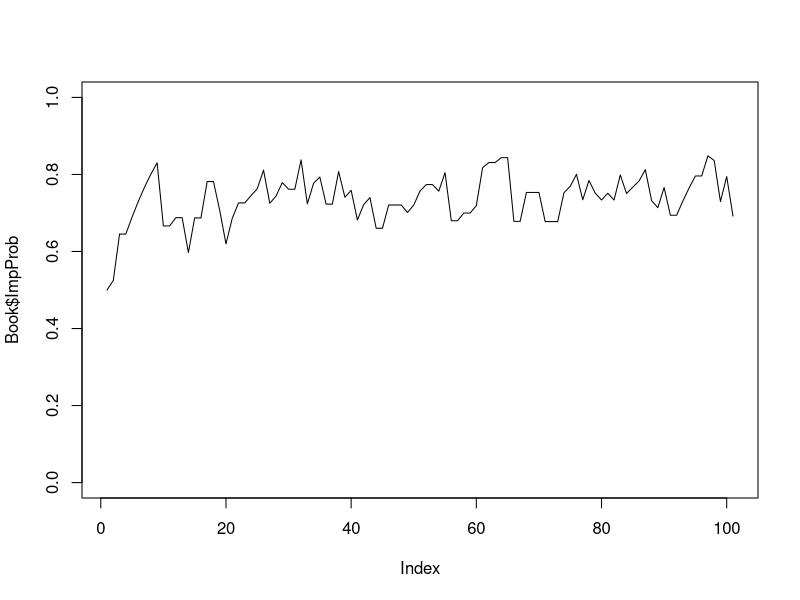

The R source for this figure:
library(dplyr)

#b is base, max market maker can lose on market
#q1 are shares for event=TRUE
#q2 are number of shares for event=FALSE

Cost <- function(b,q1,q2){
  #standard cost func for hanson log market scroing rule 
  return(
    b * log(exp(q1 / b) + exp(q2 / b))
  )
}

TraderPay <- function(b,q1,q2,q){
  #given q, how much of q1 being purchased, returns how much cash the trader must pay
  # for 'buying' q2, reverse q1 and q2
  result = Cost(b,q1+q,q2) - Cost(b,q1,q2)
  return(result)
}

Price1 <- function(b,q1,q2){
  # given base, and quantity of two option shares as inputs
  # returns implied price for yes, shares of option one
  # note this would be for an infitesimal purchase of q1, use TraderPay for actual price paid.
  return(
    exp(q1 / b) / (exp(q1 / b) + exp(q2 / b))
  )
}

SharesGot <- function(b,q1,q2,c){
  # Given b, q1, and q2, and the amount of cash the person wants to pay 'c', 
  # returns the number of shares the person will buy  
  return(
    b * log(exp((c / b) + (q1 / b)) + exp((c / b) + (q2 / b)) - exp(q2 / b)) - (q1)
  )
}



SharesToPrice <- function(b,q1,q2,price){
  # returns the number of shares needed to move current price (based on b,q1,q2)
  # to the argument "price"
  return(
    b * log((-price * exp(q2/b)) / (price-1)) - q1
  )
}

###########################
##  SIMULATORS #############
############################

Bidders <- function(n=10,prob=.8,sd=.1){
  #given number of biddors, and info about their distribution of prior probabilities,
  # returns a list of biddors with certain priors, and some cash to use
  result <-    rbind(
    data.frame(
      Time = 0,
      Prob = 0,
      Cash = 0
    ),
    data.frame(
      Time = round(runif(n,0,9999), 0),
      Prob = rnorm(n,prob,sd),
      Cash = rexp(n,0.5)
    ))
  
  result =  result %>%
    dplyr::mutate(
      Prob = ifelse(Prob > 1, yes = 1, no = Prob),
      Prob = ifelse(Prob < 0, yes = 0, no = Prob)
      )
  
  return( 
    result[with(result, order(Time)),]
  )
}

##########################################
# simulator one ----
# poeple have prior, if cost of new share is lower than prior, buy until out of cash
# set base, fee, size, mean and distribution of people'e priors

base = 10
fee = 0.01
Dat <- Bidders(100,.8,0.1)

system.time({

  Dat$Buy = NA
  Dat$q1 = 0
  Dat$q2 = 0
  Dat$spend = 0
  Dat1 = Dat
  
  Book = data.frame(
    Time = 0,
    q1 = 0,
    q2 = 0,
    Income = 0,
    ImpProb = 0.5,
    base = base,
    fees_toMrkMaker = 0,
    type = NA
  )
  
  for (i in 2:nrow(Dat)){
    Dati = Dat[i,]
    CurrBook = tail(Book,1)
    
    
    
    
    #buy or sell?
    if ((TraderPay(CurrBook$base,CurrBook$q1,CurrBook$q2,1) + fee) < Dati$Prob){
      action = "Buy"
    } else {
      action = "Sell"
    } 
    
    ##############
    ##############
    # Need function for intelligent trader, see's price and cash, adn acts appropriately....
    
    if (action == "Buy"){
      while(  Dati$Cash >= (TraderPay(CurrBook$base,CurrBook$q1,CurrBook$q2,1) + fee)   
              & ((TraderPay(CurrBook$base,CurrBook$q1,CurrBook$q2,1) + fee) < Dati$Prob)){    
        Dati$q1 = Dati$q1 + 1 
        Dati$spend = Dati$spend + (TraderPay(CurrBook$base,CurrBook$q1,CurrBook$q2,1) + fee)
        Dati$Cash = Dati$Cash -  (TraderPay(CurrBook$base,CurrBook$q1,CurrBook$q2,1) + fee)
        CurrBook$base = CurrBook$base + (fee/2)
        CurrBook$q1 = CurrBook$q1 + 1
        CurrBook$fees_toMrkMaker = CurrBook$fees_toMrkMaker + (fee/2)
        
      }      
    } else {
      while(Dati$Cash >=  (TraderPay(CurrBook$base,CurrBook$q2,CurrBook$q1,1) + fee)  
            & ((TraderPay(CurrBook$base,CurrBook$q1,CurrBook$q2,1) + fee) > Dati$Prob)){
        Dati$q2 = Dati$q2 + 1
        Dati$spend = Dati$spend + (TraderPay(CurrBook$base,CurrBook$q2,CurrBook$q1,1) + fee)
        Dati$Cash = Dati$Cash - (TraderPay(CurrBook$base,CurrBook$q2,CurrBook$q1,1) + fee)
        CurrBook$base = CurrBook$base + (fee/2)
        CurrBook$q2 = CurrBook$q2 + 1
        CurrBook$fees_toMrkMaker = CurrBook$fees_toMrkMaker + (fee/2)
      }
    }
    
  
    CurrBook <- CurrBook %>%
      dplyr::mutate(
        Time = Dati$Time[1],
        Income = (Income +  Dati$spend[1]),
        ImpProb = Price1(tail(CurrBook$base,1), q1, q2),
        type = as.character(action)
      )
    if (Dati$spend == 0) CurrBook$type = NA    
    
    #update book
    Book = rbind(
      Book,
      CurrBook) 
    

    Dati$Buy = action
    Dat[i,] = Dati
    
  }
  
  
  MarketResult <- function(Dat=Dat, Book1=Book, Result=T){
    # Result = T if option one, q1, pays
    
    BookEnd <- Book1[dim(Book1)[1],]
    
    if (Result){
      print("Option 1 pays")
      print(paste("Total Payment", BookEnd$q1[1]))
      print(paste("Income", BookEnd$Income[1] - BookEnd$q1[1]))
      print(paste("Fees", BookEnd$fees_toMrkMaker[1]))
    }
    
    
  }
  
})

Dat1
Dat
Book
plot(Book$ImpProb, type = "l", ylim = c(0,1))

MarketResult()




# 
# 
# 
# 
# 
# Book <- dplyr::mutate(
#   Book,
#   Pmove = price - lag(price))
# 
# ################################
# # simulator two, simple -----
# # buy and sell only one share
# 
# Dat <- Bidders(3000,.8,.01)
# Dat$Buy = NA
# Dat$q1 = 0
# Dat$q2 = 0
# Dat$spend = 0
# 
# Book = data.frame(
#   Time = 0,
#   q1 = 0,
#   q2 = 0,
#   income = 0,
#   price = 0.5,
#   fees = 0
# )
# 
# for (i in 2:nrow(Dat)){
#   Dati = Dat[i,]
#   CurrBook = tail(Book,1)
#   
#   #buy or sell?
#   if (Price1(base,CurrBook$q1,CurrBook$q2) <= Dati$Prob){
#     action = "Buy"
#   } else {
#     action = "Sell"
#   }
# 
#   
#   #will the user's purchase move price beyond acceptable price?
#   #...
#   
#   if (action == "Buy"){
#     Dati$q1 = 1
#     Dati$spend = TraderPay(base,CurrBook$q1,CurrBook$q2,1)
#   } else {
#     Dati$q2 = 1
#     Dati$spend = TraderPay(base,CurrBook$q2,CurrBook$q1,1)
#   }
#   
#   CurrBook <- data.frame(
#     Time = Dati$Time,
#     q1 = CurrBook$q1 + Dati$q1,
#     q2 = CurrBook$q2 + Dati$q2,
#     income = CurrBook$income + Dati$spend,
#     price = 0,
#     fees = 0.05
#   )
#   CurrBook$price = Price1(base, CurrBook$q1,CurrBook$q2)
#   
#   #update book
#   Book = rbind(
#     Book,
#     CurrBook) 
#   
#   
#   Dati$Buy = action
#   Dat[i,] = Dati
#   
# }
# 
# 
# plot(Book$price, type = "l")
# Book <- dplyr::mutate(
#   Book,
#   Pmove = price - lag(price))
# 
# 
# 
# # simulator two ----
# #increase b as our fees increase
# 
# Dat <- Bidders(5000,.8,0.1)
# Dat$Buy = NA
# Dat$q1 = 0
# Dat$q2 = 0
# Dat$spend = 0
# 
# #make cash non-variable
# Dat$Cash = 1
# 
# Book = data.frame(
#   Time = 0,
#   q1 = 0,
#   q2 = 0,
#   income = 0,
#   price = 0.5,
#   fees = 0,
#   type = NA
# )
# 
# B = Book$fees + base
# 
# for (i in 2:nrow(Dat)){
#   Dati = Dat[i,]
#   CurrBook = tail(Book,1)
# 
#   
#   #buy or sell?
#   if (Price1(B,CurrBook$q1,CurrBook$q2) < Dati$Prob){
#     action = "Buy"
#   } else {
#     action = "Sell"
#   }
#   
#   cash = Dati$Cash
#   fee = 0
#   
#   #will the user's purchase move price beyond acceptable price?
#   #...
#   
#   if (action == "Buy"){
#     Dati$q1 = SharesGot(B, CurrBook$q1, CurrBook$q2, cash * (1 - spread / 2))
#     Dati$spend = TraderPay(B,CurrBook$q1,CurrBook$q2,Dati$q1)
#   } else {
#     Dati$q2 = SharesGot(B, CurrBook$q2, CurrBook$q1, cash * (1 - spread / 2))
#     Dati$spend = TraderPay(B,CurrBook$q2,CurrBook$q1,Dati$q2) #wrong?
#   }
#   
#   CurrBook <- data.frame(
#     Time = Dati$Time,
#     q1 = CurrBook$q1 + Dati$q1,
#     q2 = CurrBook$q2 + Dati$q2,
#     income = CurrBook$income + Dati$spend,
#     price = 0,
#     fees = CurrBook$fees + cash - Dati$spend,
#     type = action
#   )
#   
#   B =  base + max(Book$fees)
#   
#   CurrBook$price = Price1(B, CurrBook$q1,CurrBook$q2)
#   
#   #update book
#   Book = rbind(
#     Book,
#     CurrBook) 
#   
#   Dati$Buy = action
#   Dat[i,] = Dati
#   
# }
# 
# plot(Book$price, type = "l")
# Book <- dplyr::mutate(
#   Book,
#   Pmove = price - lag(price))
